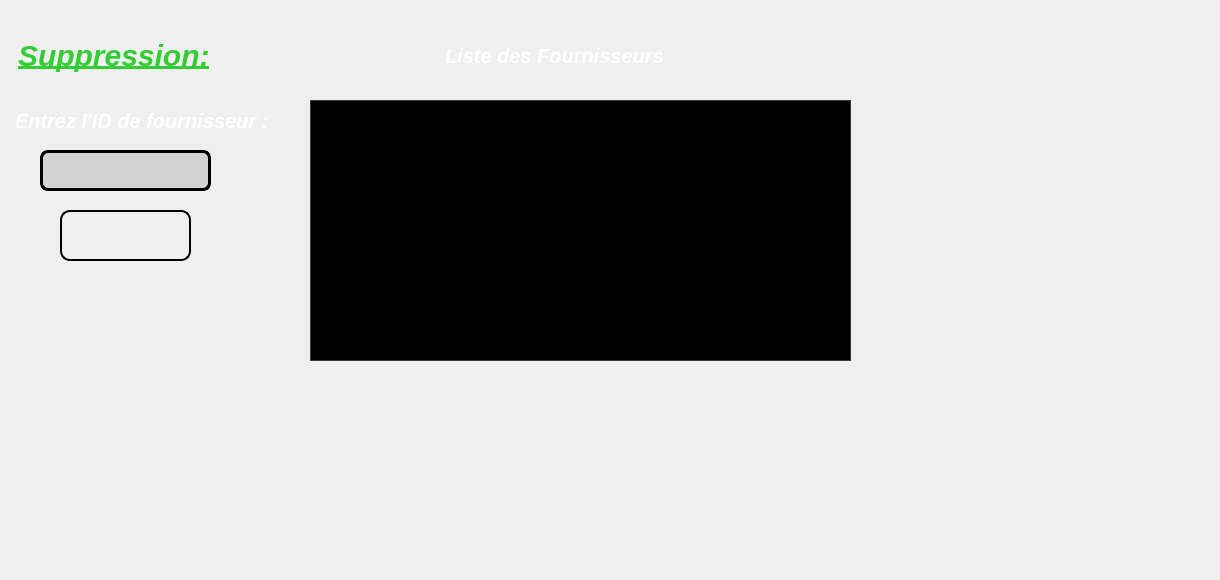
    <widget class="QWidget" name="tab">
     <attribute name="title">
      <string>Suppresion</string>
     </attribute>
     <widget class="QLabel" name="label_2">
      <property name="geometry">
       <rect>
        <x>0</x>
        <y>20</y>
        <width>311</width>
        <height>71</height>
       </rect>
      </property>
      <property name="styleSheet">
       <string notr="true">QLabel {
    color: #4A4A4A;                   /* Couleur du texte (gris foncé) */
    font-size: 30px;                  /* Taille de police */
    font-family: 'Lato', sans-serif;  /* Polices de fallback */
    padding: 10px;                    /* Espacement autour du texte */
    font-weight: bold;                /* Met le texte en gras */
    text-decoration: underline;       /* Souligne le texte */
    font-style: italic;               /* Met le texte en italique */
    color: #32CD32;                   /* Couleur vert lime */
}
</string>
      </property>
      <property name="text">
       <string>Suppression:</string>
      </property>
     </widget>
     <widget class="QLineEdit" name="lineEdit_IDS">
      <property name="geometry">
       <rect>
        <x>40</x>
        <y>150</y>
        <width>171</width>
        <height>41</height>
       </rect>
      </property>
      <property name="styleSheet">
       <string notr="true">QLineEdit {
    border: 3px solid black;          /* Couleur du contour (noir) */
    border-radius: 8px;               /* Coins arrondis */
    padding: 10px;                    /* Espacement à l'intérieur du line edit */
    background-color: #D3D3D3;        /* Fond gris clair */
    color: #333;                      /* Couleur du texte sombre */
    font-size: 14px;                  /* Taille de police */
    transition: border-color 0.3s;    /* Transition douce pour la couleur du contour */
}

QLineEdit:focus {
    border: 3px solid black;          /* Contour noir lorsqu'il est en focus */
    box-shadow: 0 0 5px rgba(0, 0, 0, 0.5); /* Effet d'ombre subtil (noir) */
}

QLineEdit::placeholder {
    color: #999;                      /* Couleur du texte d'espace réservé */
    opacity: 1;                       /* Assurez-vous que l'espace réservé est complètement opaque */
}
</string>
      </property>
     </widget>
     <widget class="QPushButton" name="pushButton_supprimer">
      <property name="geometry">
       <rect>
        <x>60</x>
        <y>210</y>
        <width>131</width>
        <height>51</height>
       </rect>
      </property>
      <property name="styleSheet">
       <string notr="true">QPushButton {
	image: url(:/Downloads/delete-icon-1864x2048-bp2i0gor.png);
    border-radius: 10px; /* Coins arrondis */
    background: #F0F0F0; /* Fond gris clair */
    color: #2C3E50; /* Couleur du texte bleu-gris foncé */
    padding: 12px 20px; /* Espacement plus grand pour une zone de clic plus large */
    border: 2px solid black; /* Contour noir */
    font-weight: bold; /* Texte en gras pour mettre en valeur */
    font-size: 16px; /* Taille de police légèrement plus grande */
    transition: background-color 0.3s, box-shadow 0.3s, transform 0.2s; /* Transitions douces */
}

QPushButton:hover {
    background: rgba(41, 128, 185, 0.15); /* Bleu clair au survol */
    box-shadow: 0px 6px 20px rgba(0, 0, 0, 0.3); /* Ombre plus prononcée pour la profondeur */
    transform: translateY(-3px); /* Effet de soulèvement */
}

QPushButton:pressed {
    background: rgba(41, 128, 185, 0.25); /* Bleu légèrement plus foncé lorsque pressé */
    box-shadow: inset 0px 6px 12px rgba(0, 0, 0, 0.2); /* Effet d'ombre intérieure */
    transform: translateY(1px); /* Effet de légère dépression */
}
</string>
      </property>
      <property name="text">
       <string/>
      </property>
     </widget>
     <widget class="QLabel" name="label_4">
      <property name="geometry">
       <rect>
        <x>0</x>
        <y>90</y>
        <width>291</width>
        <height>61</height>
       </rect>
      </property>
      <property name="styleSheet">
       <string notr="true">QLabel {
    color: white;                     /* Couleur du texte (blanc) */
    font-size: 20px;                  /* Taille de police */
    font-family: 'Lato', sans-serif;  /* Polices de fallback */
    padding: 10px;                    /* Espacement autour du texte */
    font-weight: bold;                /* Met le texte en gras */
    font-style: italic;               /* Met le texte en italique */
}
</string>
      </property>
      <property name="text">
       <string>Entrez l'ID de fournisseur :</string>
      </property>
     </widget>
     <widget class="QTableView" name="tableView_4">
      <property name="geometry">
       <rect>
        <x>310</x>
        <y>100</y>
        <width>541</width>
        <height>261</height>
       </rect>
      </property>
      <property name="styleSheet">
       <string notr="true">QTableView {
    background-color: black;        /* Fond de la table en noir */
    color: white;                   /* Texte en blanc */
    border: 1px solid #3A3A3A;      /* Bordure gris foncé */
    gridline-color: #444444;        /* Couleur des lignes de grille (gris foncé) */
    selection-background-color: #2980B9; /* Fond bleu pour la sélection */
    selection-color: white;         /* Texte blanc pour la sélection */
}

QTableView::item {
    background-color: black;        /* Fond noir pour les cellules */
    color: white;                   /* Texte des cellules en blanc */
}

QTableView::item:selected {
    background-color: #2980B9;      /* Fond bleu pour les cellules sélectionnées */
    color: white;                   /* Texte blanc pour les cellules sélectionnées */
}
</string>
      </property>
     </widget>
     <widget class="QLabel" name="label_12">
      <property name="geometry">
       <rect>
        <x>430</x>
        <y>30</y>
        <width>281</width>
        <height>51</height>
       </rect>
      </property>
      <property name="styleSheet">
       <string notr="true">QLabel {
    color: white;                     /* Couleur du texte (blanc) */
    font-size: 20px;                  /* Taille de police */
    font-family: 'Lato', sans-serif;  /* Polices de fallback */
    padding: 10px;                    /* Espacement autour du texte */
    font-weight: bold;                /* Met le texte en gras */
    font-style: italic;               /* Met le texte en italique */
}
</string>
      </property>
      <property name="text">
       <string>Liste des Fournisseurs</string>
      </property>
     </widget>
     <widget class="QLabel" name="label_46">
      <property name="geometry">
       <rect>
        <x>130</x>
        <y>330</y>
        <width>49</width>
        <height>16</height>
       </rect>
      </property>
      <property name="text">
       <string/>
      </property>
     </widget>
     <widget class="QLabel" name="label_47">
      <property name="geometry">
       <rect>
        <x>0</x>
        <y>0</y>
        <width>1211</width>
        <height>571</height>
       </rect>
      </property>
      <property name="styleSheet">
       <string notr="true">background-image: url(:/Downloads/depositphotos_514902144-stock-il.jpg);</string>
      </property>
      <property name="text">
       <string/>
      </property>
     </widget>
     <zorder>label_47</zorder>
     <zorder>label_2</zorder>
     <zorder>lineEdit_IDS</zorder>
     <zorder>pushButton_supprimer</zorder>
     <zorder>label_4</zorder>
     <zorder>tableView_4</zorder>
     <zorder>label_12</zorder>
     <zorder>label_46</zorder>
    </widget>
